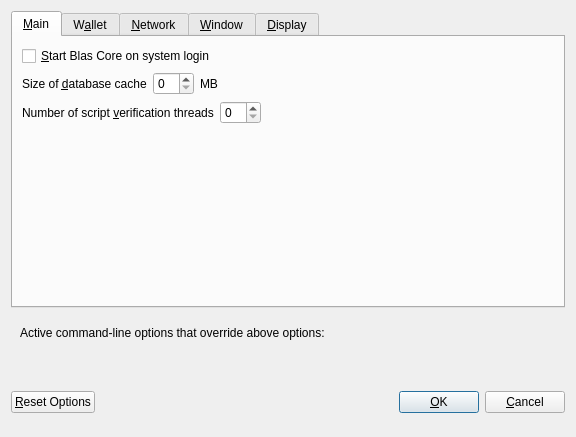
<?xml version="1.0" encoding="UTF-8"?>
<ui version="4.0">
 <class>OptionsDialog</class>
 <widget class="QDialog" name="OptionsDialog">
  <property name="geometry">
   <rect>
    <x>0</x>
    <y>0</y>
    <width>576</width>
    <height>402</height>
   </rect>
  </property>
  <property name="windowTitle">
   <string>Options</string>
  </property>
  <property name="modal">
   <bool>true</bool>
  </property>
  <layout class="QVBoxLayout" name="verticalLayout">
   <item>
    <widget class="QTabWidget" name="tabWidget">
     <property name="currentIndex">
      <number>0</number>
     </property>
     <widget class="QWidget" name="tabMain">
      <attribute name="title">
       <string>&amp;Main</string>
      </attribute>
      <layout class="QVBoxLayout" name="verticalLayout_Main">
       <item>
        <widget class="QCheckBox" name="bitcoinAtStartup">
         <property name="toolTip">
          <string>Automatically start Blas Core after logging in to the system.</string>
         </property>
         <property name="text">
          <string>&amp;Start Blas Core on system login</string>
         </property>
        </widget>
       </item>
       <item>
        <layout class="QHBoxLayout" name="horizontalLayout_2_Main">
         <item>
          <widget class="QLabel" name="databaseCacheLabel">
           <property name="text">
            <string>Size of &amp;database cache</string>
           </property>
           <property name="textFormat">
            <enum>Qt::PlainText</enum>
           </property>
           <property name="buddy">
            <cstring>databaseCache</cstring>
           </property>
          </widget>
         </item>
         <item>
          <widget class="QSpinBox" name="databaseCache"/>
         </item>
         <item>
          <widget class="QLabel" name="databaseCacheUnitLabel">
           <property name="text">
            <string>MB</string>
           </property>
           <property name="textFormat">
            <enum>Qt::PlainText</enum>
           </property>
          </widget>
         </item>
         <item>
          <spacer name="horizontalSpacer_2_Main">
           <property name="orientation">
            <enum>Qt::Horizontal</enum>
           </property>
           <property name="sizeHint" stdset="0">
            <size>
             <width>40</width>
             <height>20</height>
            </size>
           </property>
          </spacer>
         </item>
        </layout>
       </item>
       <item>
        <layout class="QHBoxLayout" name="horizontalLayout_3_Main">
         <item>
          <widget class="QLabel" name="threadsScriptVerifLabel">
           <property name="text">
            <string>Number of script &amp;verification threads</string>
           </property>
           <property name="textFormat">
            <enum>Qt::PlainText</enum>
           </property>
           <property name="buddy">
            <cstring>threadsScriptVerif</cstring>
           </property>
          </widget>
         </item>
         <item>
          <widget class="QSpinBox" name="threadsScriptVerif">
           <property name="toolTip">
            <string>(0 = auto, &lt;0 = leave that many cores free)</string>
           </property>
          </widget>
         </item>
         <item>
          <spacer name="horizontalSpacer_3_Main">
           <property name="orientation">
            <enum>Qt::Horizontal</enum>
           </property>
           <property name="sizeHint" stdset="0">
            <size>
             <width>40</width>
             <height>20</height>
            </size>
           </property>
          </spacer>
         </item>
        </layout>
       </item>
       <item>
        <spacer name="verticalSpacer_Main">
         <property name="orientation">
          <enum>Qt::Vertical</enum>
         </property>
         <property name="sizeHint" stdset="0">
          <size>
           <width>20</width>
           <height>40</height>
          </size>
         </property>
        </spacer>
       </item>
      </layout>
     </widget>
     <widget class="QWidget" name="tabWallet">
      <attribute name="title">
       <string>W&amp;allet</string>
      </attribute>
      <layout class="QVBoxLayout" name="verticalLayout_Wallet">
       <item>
        <widget class="QGroupBox" name="groupBox">
         <property name="title">
          <string>Expert</string>
         </property>
         <layout class="QVBoxLayout" name="verticalLayout_2">
          <item>
           <widget class="QCheckBox" name="coinControlFeatures">
            <property name="toolTip">
             <string>Whether to show coin control features or not.</string>
            </property>
            <property name="text">
             <string>Enable coin &amp;control features</string>
            </property>
           </widget>
          </item>
          <item>
           <widget class="QCheckBox" name="showMasternodesTab">
            <property name="toolTip">
             <string>Show additional tab listing all your masternodes in first sub-tab&lt;br/&gt;and all masternodes on the network in second sub-tab.</string>
            </property>
            <property name="text">
             <string>Show Masternodes Tab</string>
            </property>
           </widget>
          </item>
          <item>
           <widget class="QCheckBox" name="showAdvancedPSUI">
            <property name="toolTip">
             <string>Show additional information and buttons for PrivateSend on overview screen.</string>
            </property>
            <property name="text">
             <string>Enable advanced PrivateSend interface</string>
            </property>
           </widget>
          </item>
          <item>
           <widget class="QCheckBox" name="lowKeysWarning">
            <property name="toolTip">
             <string>Show warning dialog when PrivateSend detects that wallet has very low number of keys left.</string>
            </property>
            <property name="text">
             <string>Warn if PrivateSend is running out of keys</string>
            </property>
           </widget>
          </item>
          <item>
           <widget class="QCheckBox" name="privateSendMultiSession">
            <property name="toolTip">
             <string>Whether to use experimental PrivateSend mode with multiple mixing sessions per block.&lt;br/&gt;Note: You must use this feature carefully.&lt;br/&gt;Make sure you always have recent wallet (auto)backup in a safe place!</string>
            </property>
            <property name="text">
             <string>Enable PrivateSend &amp;multi-session</string>
            </property>
           </widget>
          </item>
          <item>
           <widget class="QCheckBox" name="spendZeroConfChange">
            <property name="toolTip">
             <string>If you disable the spending of unconfirmed change, the change from a transaction&lt;br/&gt;cannot be used until that transaction has at least one confirmation.&lt;br/&gt;This also affects how your balance is computed.</string>
            </property>
            <property name="text">
             <string>&amp;Spend unconfirmed change</string>
            </property>
           </widget>
          </item>
         </layout>
        </widget>
       </item>
       <item>
        <layout class="QHBoxLayout" name="horizontalLayout_4_Wallet">
         <item>
          <widget class="QLabel" name="label">
           <property name="toolTip">
            <string>This setting determines the amount of individual masternodes that an input will be anonymized through.&lt;br/&gt;More rounds of anonymization gives a higher degree of privacy, but also costs more in fees.</string>
           </property>
           <property name="text">
            <string>PrivateSend rounds to use</string>
           </property>
          </widget>
         </item>
         <item>
          <widget class="QSpinBox" name="privateSendRounds">
           <property name="minimum">
            <number>2</number>
           </property>
           <property name="maximum">
            <number>8</number>
           </property>
           <property name="value">
            <number>4</number>
           </property>
          </widget>
         </item>
        </layout>
       </item>
       <item>
        <layout class="QHBoxLayout" name="horizontalLayout">
         <item>
          <widget class="QLabel" name="label_2">
           <property name="toolTip">
            <string>This amount acts as a threshold to turn off PrivateSend once it's reached.</string>
           </property>
           <property name="statusTip">
            <string notr="true"/>
           </property>
           <property name="whatsThis">
            <string notr="true"/>
           </property>
           <property name="accessibleName">
            <string notr="true"/>
           </property>
           <property name="accessibleDescription">
            <string notr="true"/>
           </property>
           <property name="text">
            <string>Amount of Blas to keep anonymized</string>
           </property>
          </widget>
         </item>
         <item>
          <widget class="QSpinBox" name="privateSendAmount">
           <property name="minimum">
            <number>2</number>
           </property>
           <property name="maximum">
            <number>2000</number>
           </property>
           <property name="singleStep">
            <number>10</number>
           </property>
           <property name="value">
            <number>1000</number>
           </property>
          </widget>
         </item>
        </layout>
       </item>
       <item>
        <spacer name="verticalSpacer_Wallet">
         <property name="orientation">
          <enum>Qt::Vertical</enum>
         </property>
         <property name="sizeHint" stdset="0">
          <size>
           <width>20</width>
           <height>40</height>
          </size>
         </property>
        </spacer>
       </item>
      </layout>
     </widget>
     <widget class="QWidget" name="tabNetwork">
      <attribute name="title">
       <string>&amp;Network</string>
      </attribute>
      <layout class="QVBoxLayout" name="verticalLayout_Network">
       <item>
        <widget class="QCheckBox" name="mapPortUpnp">
         <property name="toolTip">
          <string>Automatically open the Blas Core client port on the router. This only works when your router supports UPnP and it is enabled.</string>
         </property>
         <property name="text">
          <string>Map port using &amp;UPnP</string>
         </property>
        </widget>
       </item>
       <item>
        <widget class="QCheckBox" name="allowIncoming">
         <property name="toolTip">
          <string>Accept connections from outside</string>
         </property>
         <property name="text">
          <string>Allow incoming connections</string>
         </property>
        </widget>
       </item>
       <item>
        <widget class="QCheckBox" name="connectSocks">
         <property name="toolTip">
          <string>Connect to the Blas network through a SOCKS5 proxy.</string>
         </property>
         <property name="text">
          <string>&amp;Connect through SOCKS5 proxy (default proxy):</string>
         </property>
        </widget>
       </item>
       <item>
        <layout class="QHBoxLayout" name="horizontalLayout_1_Network">
         <item>
          <widget class="QLabel" name="proxyIpLabel">
           <property name="text">
            <string>Proxy &amp;IP:</string>
           </property>
           <property name="textFormat">
            <enum>Qt::PlainText</enum>
           </property>
           <property name="buddy">
            <cstring>proxyIp</cstring>
           </property>
          </widget>
         </item>
         <item>
          <widget class="QValidatedLineEdit" name="proxyIp">
           <property name="minimumSize">
            <size>
             <width>140</width>
             <height>0</height>
            </size>
           </property>
           <property name="maximumSize">
            <size>
             <width>140</width>
             <height>16777215</height>
            </size>
           </property>
           <property name="toolTip">
            <string>IP address of the proxy (e.g. IPv4: 127.0.0.1 / IPv6: ::1)</string>
           </property>
          </widget>
         </item>
         <item>
          <widget class="QLabel" name="proxyPortLabel">
           <property name="text">
            <string>&amp;Port:</string>
           </property>
           <property name="textFormat">
            <enum>Qt::PlainText</enum>
           </property>
           <property name="buddy">
            <cstring>proxyPort</cstring>
           </property>
          </widget>
         </item>
         <item>
          <widget class="QLineEdit" name="proxyPort">
           <property name="minimumSize">
            <size>
             <width>55</width>
             <height>0</height>
            </size>
           </property>
           <property name="maximumSize">
            <size>
             <width>55</width>
             <height>16777215</height>
            </size>
           </property>
           <property name="toolTip">
            <string>Port of the proxy (e.g. 9050)</string>
           </property>
          </widget>
         </item>
         <item>
          <spacer name="horizontalSpacer_1_Network">
           <property name="orientation">
            <enum>Qt::Horizontal</enum>
           </property>
           <property name="sizeHint" stdset="0">
            <size>
             <width>40</width>
             <height>20</height>
            </size>
           </property>
          </spacer>
         </item>
        </layout>
       </item>
       <item>
        <layout class="QHBoxLayout" name="horizontalLayout_2_Network">
         <item>
          <widget class="QLabel" name="proxyActiveNets">
           <property name="text">
            <string>Used for reaching peers via:</string>
           </property>
           <property name="textFormat">
            <enum>Qt::PlainText</enum>
           </property>
          </widget>
         </item>
         <item>
          <widget class="QCheckBox" name="proxyReachIPv4">
           <property name="enabled">
            <bool>false</bool>
           </property>
           <property name="toolTip">
            <string>Shows, if the supplied default SOCKS5 proxy is used to reach peers via this network type.</string>
           </property>
           <property name="text">
            <string/>
           </property>
          </widget>
         </item>
         <item>
          <widget class="QLabel" name="proxyReachIPv4Label">
           <property name="text">
            <string>IPv4</string>
           </property>
           <property name="textFormat">
            <enum>Qt::PlainText</enum>
           </property>
          </widget>
         </item>
         <item>
          <widget class="QCheckBox" name="proxyReachIPv6">
           <property name="enabled">
            <bool>false</bool>
           </property>
           <property name="toolTip">
            <string>Shows, if the supplied default SOCKS5 proxy is used to reach peers via this network type.</string>
           </property>
           <property name="text">
            <string/>
           </property>
          </widget>
         </item>
         <item>
          <widget class="QLabel" name="proxyReachIPv6Label">
           <property name="text">
            <string>IPv6</string>
           </property>
           <property name="textFormat">
            <enum>Qt::PlainText</enum>
           </property>
          </widget>
         </item>
         <item>
          <widget class="QCheckBox" name="proxyReachTor">
           <property name="enabled">
            <bool>false</bool>
           </property>
           <property name="toolTip">
            <string>Shows, if the supplied default SOCKS5 proxy is used to reach peers via this network type.</string>
           </property>
           <property name="text">
            <string/>
           </property>
          </widget>
         </item>
         <item>
          <widget class="QLabel" name="proxyReachTorLabel">
           <property name="text">
            <string>Tor</string>
           </property>
           <property name="textFormat">
            <enum>Qt::PlainText</enum>
           </property>
          </widget>
         </item>
         <item>
          <spacer name="horizontalSpacer_2_Network">
           <property name="orientation">
            <enum>Qt::Horizontal</enum>
           </property>
           <property name="sizeHint" stdset="0">
            <size>
             <width>40</width>
             <height>20</height>
            </size>
           </property>
          </spacer>
         </item>
        </layout>
       </item>
       <item>
        <widget class="QCheckBox" name="connectSocksTor">
         <property name="toolTip">
          <string>Connect to the Blas network through a separate SOCKS5 proxy for Tor hidden services.</string>
         </property>
         <property name="text">
          <string>Use separate SOCKS5 proxy to reach peers via Tor hidden services:</string>
         </property>
        </widget>
       </item>
       <item>
        <layout class="QHBoxLayout" name="horizontalLayout_3_Network">
         <item>
          <widget class="QLabel" name="proxyIpTorLabel">
           <property name="text">
            <string>Proxy &amp;IP:</string>
           </property>
           <property name="textFormat">
            <enum>Qt::PlainText</enum>
           </property>
           <property name="buddy">
            <cstring>proxyIpTor</cstring>
           </property>
          </widget>
         </item>
         <item>
          <widget class="QValidatedLineEdit" name="proxyIpTor">
           <property name="minimumSize">
            <size>
             <width>140</width>
             <height>0</height>
            </size>
           </property>
           <property name="maximumSize">
            <size>
             <width>140</width>
             <height>16777215</height>
            </size>
           </property>
           <property name="toolTip">
            <string>IP address of the proxy (e.g. IPv4: 127.0.0.1 / IPv6: ::1)</string>
           </property>
          </widget>
         </item>
         <item>
          <widget class="QLabel" name="proxyPortTorLabel">
           <property name="text">
            <string>&amp;Port:</string>
           </property>
           <property name="textFormat">
            <enum>Qt::PlainText</enum>
           </property>
           <property name="buddy">
            <cstring>proxyPortTor</cstring>
           </property>
          </widget>
         </item>
         <item>
          <widget class="QLineEdit" name="proxyPortTor">
           <property name="minimumSize">
            <size>
             <width>55</width>
             <height>0</height>
            </size>
           </property>
           <property name="maximumSize">
            <size>
             <width>55</width>
             <height>16777215</height>
            </size>
           </property>
           <property name="toolTip">
            <string>Port of the proxy (e.g. 9050)</string>
           </property>
          </widget>
         </item>
         <item>
          <spacer name="horizontalSpacer_4_Network">
           <property name="orientation">
            <enum>Qt::Horizontal</enum>
           </property>
           <property name="sizeHint" stdset="0">
            <size>
             <width>40</width>
             <height>20</height>
            </size>
           </property>
          </spacer>
         </item>
        </layout>
       </item>
       <item>
        <spacer name="verticalSpacer_Network">
         <property name="orientation">
          <enum>Qt::Vertical</enum>
         </property>
         <property name="sizeHint" stdset="0">
          <size>
           <width>20</width>
           <height>40</height>
          </size>
         </property>
        </spacer>
       </item>
      </layout>
     </widget>
     <widget class="QWidget" name="tabWindow">
      <attribute name="title">
       <string>&amp;Window</string>
      </attribute>
      <layout class="QVBoxLayout" name="verticalLayout_Window">
       <item>
        <widget class="QCheckBox" name="hideTrayIcon">
         <property name="toolTip">
          <string>&amp;Hide the icon from the system tray.</string>
         </property>
         <property name="text">
          <string>Hide tray icon</string>
         </property>
        </widget>
       </item>
       <item>
        <widget class="QCheckBox" name="minimizeToTray">
         <property name="toolTip">
          <string>Show only a tray icon after minimizing the window.</string>
         </property>
         <property name="text">
          <string>&amp;Minimize to the tray instead of the taskbar</string>
         </property>
        </widget>
       </item>
       <item>
        <widget class="QCheckBox" name="minimizeOnClose">
         <property name="toolTip">
          <string>Minimize instead of exit the application when the window is closed. When this option is enabled, the application will be closed only after selecting Exit in the menu.</string>
         </property>
         <property name="text">
          <string>M&amp;inimize on close</string>
         </property>
        </widget>
       </item>
       <item>
        <spacer name="verticalSpacer_Window">
         <property name="orientation">
          <enum>Qt::Vertical</enum>
         </property>
         <property name="sizeHint" stdset="0">
          <size>
           <width>20</width>
           <height>40</height>
          </size>
         </property>
        </spacer>
       </item>
      </layout>
     </widget>
     <widget class="QWidget" name="tabDisplay">
      <attribute name="title">
       <string>&amp;Display</string>
      </attribute>
      <layout class="QVBoxLayout" name="verticalLayout_Display">
       <item>
        <layout class="QHBoxLayout" name="horizontalLayout_1_Display">
         <item>
          <widget class="QLabel" name="langLabel">
           <property name="text">
            <string>User Interface &amp;language:</string>
           </property>
           <property name="textFormat">
            <enum>Qt::PlainText</enum>
           </property>
           <property name="buddy">
            <cstring>lang</cstring>
           </property>
          </widget>
         </item>
         <item>
          <widget class="QValueComboBox" name="lang">
           <property name="toolTip">
            <string>The user interface language can be set here. This setting will take effect after restarting Blas Core.</string>
           </property>
          </widget>
         </item>
        </layout>
       </item>
       <item>
        <widget class="QLabel" name="label_3">
         <property name="toolTip">
          <string notr="true"/>
         </property>
         <property name="statusTip">
          <string notr="true"/>
         </property>
         <property name="whatsThis">
          <string notr="true"/>
         </property>
         <property name="accessibleName">
          <string notr="true"/>
         </property>
         <property name="text">
          <string>Language missing or translation incomplete? Help contributing translations.</string>
         </property>
         <property name="wordWrap">
          <bool>true</bool>
         </property>
         <property name="openExternalLinks">
          <bool>true</bool>
         </property>
         <property name="textInteractionFlags">
          <set>Qt::TextBrowserInteraction</set>
         </property>
        </widget>
       </item>
       <item>
        <layout class="QHBoxLayout" name="horizontalLayout_4_Display" stretch="0,0">
         <item>
          <widget class="QLabel" name="themeLabel">
           <property name="text">
            <string>User Interface Theme:</string>
           </property>
          </widget>
         </item>
         <item>
          <widget class="QValueComboBox" name="theme"/>
         </item>
        </layout>
       </item>
       <item>
        <widget class="Line" name="line">
         <property name="orientation">
          <enum>Qt::Horizontal</enum>
         </property>
        </widget>
       </item>
       <item>
        <layout class="QHBoxLayout" name="horizontalLayout_2_Display">
         <item>
          <widget class="QLabel" name="unitLabel">
           <property name="text">
            <string>&amp;Unit to show amounts in:</string>
           </property>
           <property name="textFormat">
            <enum>Qt::PlainText</enum>
           </property>
           <property name="buddy">
            <cstring>unit</cstring>
           </property>
          </widget>
         </item>
         <item>
          <widget class="QValueComboBox" name="unit">
           <property name="toolTip">
            <string>Choose the default subdivision unit to show in the interface and when sending coins.</string>
           </property>
          </widget>
         </item>
        </layout>
       </item>
       <item>
        <layout class="QHBoxLayout" name="horizontalLayout_5_Display">
         <item>
          <widget class="QLabel" name="digitsLabel">
           <property name="text">
            <string>Decimal digits</string>
           </property>
          </widget>
         </item>
         <item>
          <widget class="QValueComboBox" name="digits"/>
         </item>
        </layout>
       </item>
       <item>
        <layout class="QHBoxLayout" name="horizontalLayout_3_Display">
         <item>
          <widget class="QLabel" name="thirdPartyTxUrlsLabel">
           <property name="toolTip">
            <string>Third party URLs (e.g. a block explorer) that appear in the transactions tab as context menu items.&lt;br/&gt;%s in the URL is replaced by transaction hash. Multiple URLs are separated by vertical bar |.</string>
           </property>
           <property name="text">
            <string>Third party transaction URLs</string>
           </property>
           <property name="buddy">
            <cstring>thirdPartyTxUrls</cstring>
           </property>
          </widget>
         </item>
         <item>
          <widget class="QLineEdit" name="thirdPartyTxUrls">
           <property name="toolTip">
            <string>Third party URLs (e.g. a block explorer) that appear in the transactions tab as context menu items.&lt;br/&gt;%s in the URL is replaced by transaction hash. Multiple URLs are separated by vertical bar |.</string>
           </property>
          </widget>
         </item>
        </layout>
       </item>
       <item>
        <spacer name="verticalSpacer">
         <property name="orientation">
          <enum>Qt::Vertical</enum>
         </property>
         <property name="sizeHint" stdset="0">
          <size>
           <width>20</width>
           <height>40</height>
          </size>
         </property>
        </spacer>
       </item>
      </layout>
     </widget>
    </widget>
   </item>
   <item>
    <widget class="QFrame" name="frame">
     <layout class="QVBoxLayout" name="verticalLayout_Bottom">
      <item>
       <layout class="QHBoxLayout" name="horizontalLayout_Bottom">
        <item>
         <widget class="QLabel" name="overriddenByCommandLineInfoLabel">
          <property name="text">
           <string>Active command-line options that override above options:</string>
          </property>
          <property name="textFormat">
           <enum>Qt::PlainText</enum>
          </property>
         </widget>
        </item>
        <item>
         <spacer name="horizontalSpacer_Bottom">
          <property name="orientation">
           <enum>Qt::Horizontal</enum>
          </property>
          <property name="sizeHint" stdset="0">
           <size>
            <width>40</width>
            <height>20</height>
           </size>
          </property>
         </spacer>
        </item>
       </layout>
      </item>
      <item>
       <widget class="QLabel" name="overriddenByCommandLineLabel">
        <property name="text">
         <string/>
        </property>
        <property name="textFormat">
         <enum>Qt::PlainText</enum>
        </property>
        <property name="wordWrap">
         <bool>true</bool>
        </property>
       </widget>
      </item>
     </layout>
    </widget>
   </item>
   <item>
    <layout class="QHBoxLayout" name="horizontalLayout_Buttons">
     <item>
      <widget class="QPushButton" name="resetButton">
       <property name="toolTip">
        <string>Reset all client options to default.</string>
       </property>
       <property name="text">
        <string>&amp;Reset Options</string>
       </property>
       <property name="autoDefault">
        <bool>false</bool>
       </property>
      </widget>
     </item>
     <item>
      <spacer name="horizontalSpacer_1">
       <property name="orientation">
        <enum>Qt::Horizontal</enum>
       </property>
       <property name="sizeHint" stdset="0">
        <size>
         <width>40</width>
         <height>48</height>
        </size>
       </property>
      </spacer>
     </item>
     <item>
      <widget class="QLabel" name="statusLabel">
       <property name="minimumSize">
        <size>
         <width>200</width>
         <height>0</height>
        </size>
       </property>
       <property name="font">
        <font>
         <weight>75</weight>
         <bold>true</bold>
        </font>
       </property>
       <property name="text">
        <string/>
       </property>
       <property name="textFormat">
        <enum>Qt::PlainText</enum>
       </property>
       <property name="wordWrap">
        <bool>true</bool>
       </property>
      </widget>
     </item>
     <item>
      <spacer name="horizontalSpacer_2">
       <property name="orientation">
        <enum>Qt::Horizontal</enum>
       </property>
       <property name="sizeHint" stdset="0">
        <size>
         <width>40</width>
         <height>48</height>
        </size>
       </property>
      </spacer>
     </item>
     <item>
      <widget class="QPushButton" name="okButton">
       <property name="text">
        <string>&amp;OK</string>
       </property>
       <property name="autoDefault">
        <bool>false</bool>
       </property>
       <property name="default">
        <bool>true</bool>
       </property>
      </widget>
     </item>
     <item>
      <widget class="QPushButton" name="cancelButton">
       <property name="text">
        <string>&amp;Cancel</string>
       </property>
       <property name="autoDefault">
        <bool>false</bool>
       </property>
      </widget>
     </item>
    </layout>
   </item>
  </layout>
 </widget>
 <customwidgets>
  <customwidget>
   <class>QValidatedLineEdit</class>
   <extends>QLineEdit</extends>
   <header>qvalidatedlineedit.h</header>
  </customwidget>
  <customwidget>
   <class>QValueComboBox</class>
   <extends>QComboBox</extends>
   <header>qvaluecombobox.h</header>
  </customwidget>
 </customwidgets>
 <resources/>
 <connections/>
</ui>
